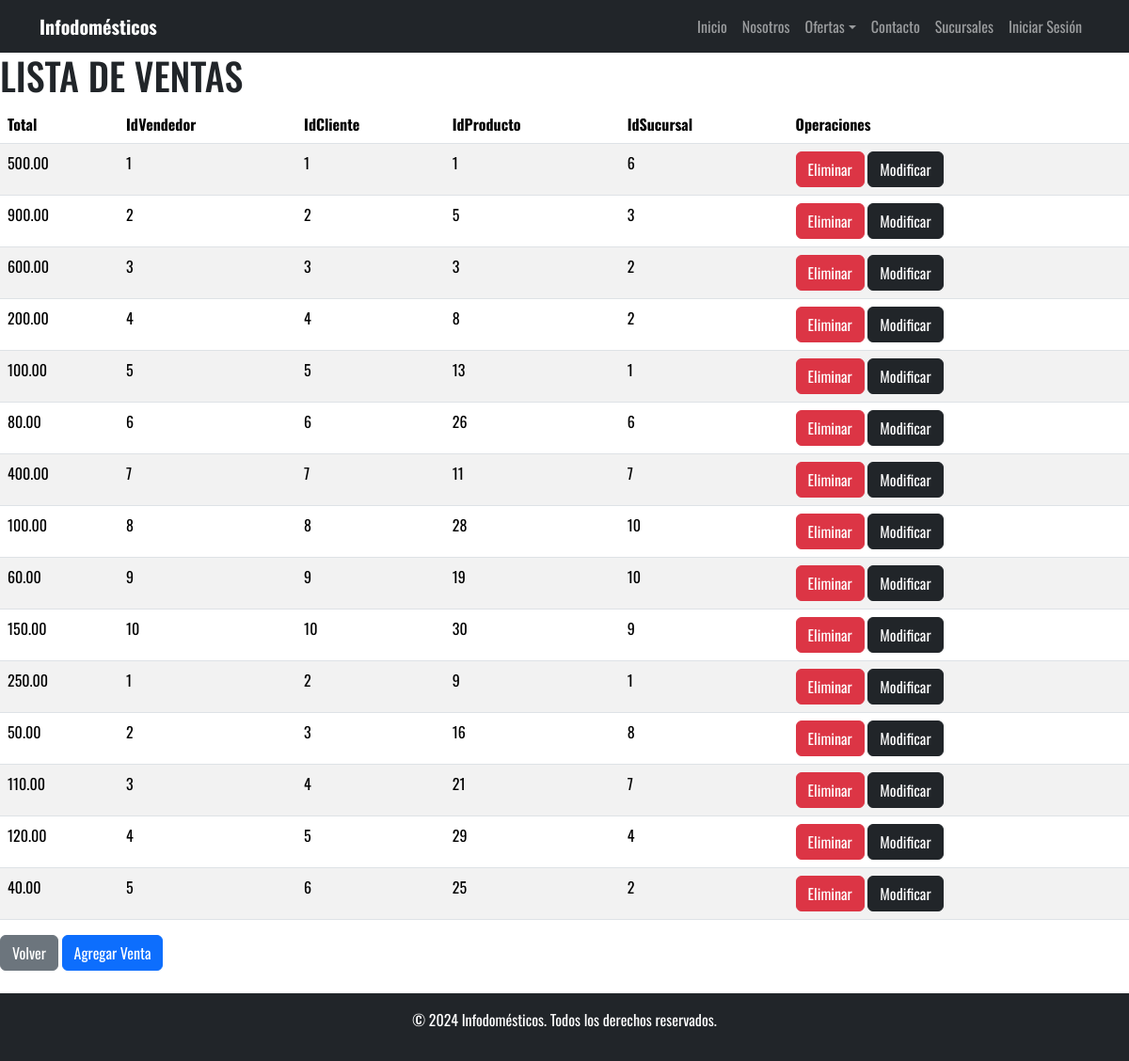
/admin/venta/listar.php, run on the app's committed database.
### tables this page shows
CREATE TABLE `venta` (
  `idventa` int(11) NOT NULL,
  `total` decimal(10,2) NOT NULL,
  `idvendedor` int(11) DEFAULT NULL,
  `idcliente` int(11) DEFAULT NULL,
  `idproducto` int(11) DEFAULT NULL,
  `idsucursal` int(11) DEFAULT NULL,
  `estado` enum('activo','desactivo') NOT NULL
);

### admin/venta/listar.php (the view, shortened to what this page needs)
<?php
include "../../includes/templates/header.php";
?>
<main class="contenedor seccion">
    <h1>LISTA DE VENTAS</h1>
    <table class="table table-striped">
        <thead>
            <th>Total</th>
            <th>IdVendedor</th>
            <th>IdCliente</th>
            <th>IdProducto</th>
            <th>IdSucursal</th>
            <th>Operaciones</th>
        </thead>
        <tbody>
            <?php
                $db = conectarDB();
                $consql = "SELECT * FROM venta WHERE estado LIKE 'activo'";
                $res = mysqli_query($db, $consql);
                if ($res) {
                    while ($reg = mysqli_fetch_array($res)) {
                        echo "<tr>";
                        echo "<td>".$reg['total']."</td>";
                        echo "<td>".$reg['idvendedor']."</td>";
                        echo "<td>".$reg['idcliente']."</td>";
                        echo "<td>".$reg['idproducto']."</td>";
                        echo "<td>".$reg['idsucursal']."</td>";
                        echo "<td>
                            <a href='eliminar.php?cod=".$reg['idventa']."' class='btn btn-danger'>Eliminar</a>
                            <a href='actualizar.php?cod=".$reg['idventa']."' class='btn btn-dark'>Modificar</a>
                        </td>";
                        echo "</tr>";
                    }
                } else {
                    echo "<tr><td colspan='5'>Error en la consulta: " . mysqli_error($db) . "</td></tr>";
                }
            ?>
        </tbody>
    </table>
    <div class="botones">
        <a href="/ElectrodomesticosWeb3/admin/indexAdmin.php" class="btn btn-secondary">Volver</a>
        <a href="../venta/crear.php" class="btn btn-primary">Agregar Venta</a><br><br>
    </div>
</main>
<?php
include "../../includes/templates/footer.php";
?>

### build/css/style.css (style rules this page uses)
* { box-sizing: border-box; padding: 0px; margin: 0px; font-family: Oswald; }

### data on the page
venta: total "500.00", idvendedor "1", idcliente "1", idproducto "1", idsucursal "6"
venta: total "900.00", idvendedor "2", idcliente "2", idproducto "5", idsucursal "3"
venta: total "600.00", idvendedor "3", idcliente "3", idproducto "3", idsucursal "2"
venta: total "200.00", idvendedor "4", idcliente "4", idproducto "8", idsucursal "2"
venta: total "100.00", idvendedor "5", idcliente "5", idproducto "13", idsucursal "1"
venta: total "80.00", idvendedor "6", idcliente "6", idproducto "26", idsucursal "6"
venta: total "400.00", idvendedor "7", idcliente "7", idproducto "11", idsucursal "7"
venta: total "100.00", idvendedor "8", idcliente "8", idproducto "28", idsucursal "10"
venta: total "60.00", idvendedor "9", idcliente "9", idproducto "19", idsucursal "10"
venta: total "150.00", idvendedor "10", idcliente "10", idproducto "30", idsucursal "9"
venta: total "250.00", idvendedor "1", idcliente "2", idproducto "9", idsucursal "1"
venta: total "50.00", idvendedor "2", idcliente "3", idproducto "16", idsucursal "8"
venta: total "110.00", idvendedor "3", idcliente "4", idproducto "21", idsucursal "7"
venta: total "120.00", idvendedor "4", idcliente "5", idproducto "29", idsucursal "4"
venta: total "40.00", idvendedor "5", idcliente "6", idproducto "25", idsucursal "2"
